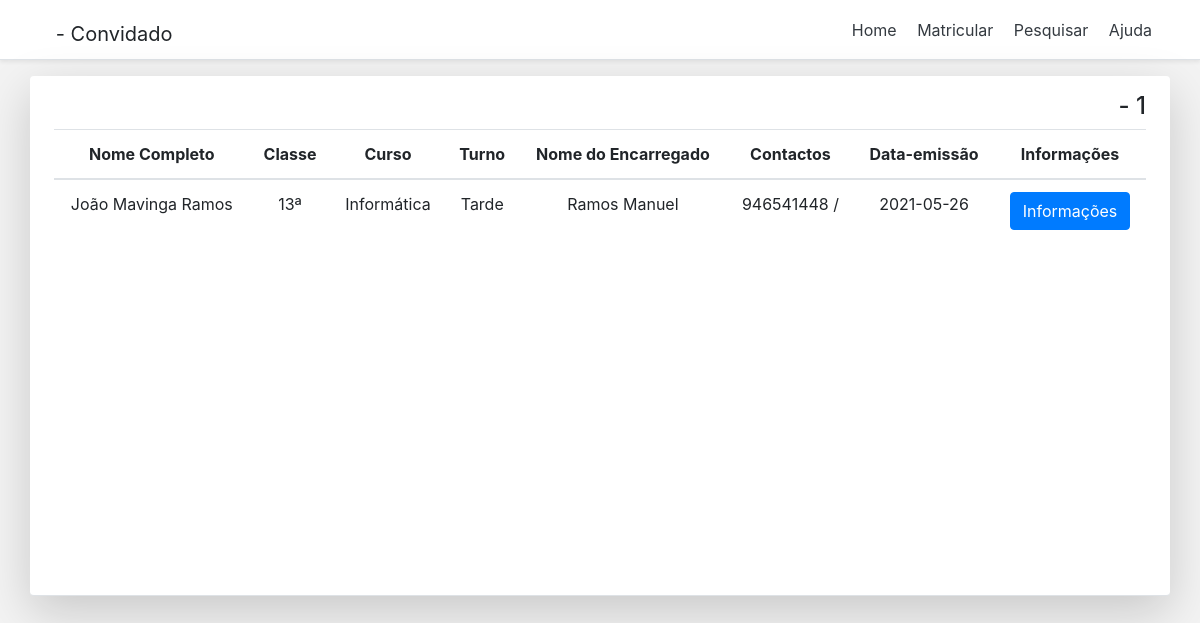
/paginas/lista_matricula.php (signed in), run on the app's committed database.
### tables this page shows
CREATE TABLE IF NOT EXISTS `matricula` (
  `id_matricula` int(11) NOT NULL AUTO_INCREMENT,
  `nome` varchar(50) NOT NULL,
  `data` date NOT NULL,
  `bi` varchar(50) NOT NULL,
  `fk_provincia` int(11) NOT NULL,
  `fk_sexo` int(11) NOT NULL,
  `fk_encarregado` int(11) NOT NULL,
  `fk_contacto` int(11) NOT NULL,
  `fk_morada` int(11) NOT NULL,
  `fk_classe` int(11) NOT NULL,
  `fk_curso` int(11) NOT NULL,
  `fk_turno` int(11) NOT NULL,
  `fk_repitent` int(11) NOT NULL,
  `fk_foto` int(11) NOT NULL,
  `fk_cert` int(11) NOT NULL,
  `criado` date DEFAULT NULL,
  PRIMARY KEY (`id_matricula`),
  KEY `fk_provincia` (`fk_provincia`),
  KEY `fk_sexo` (`fk_sexo`),
  KEY `fk_encarregado` (`fk_encarregado`),
  KEY `fk_contacto` (`fk_contacto`),
  KEY `fk_morada` (`fk_morada`),
  KEY `fk_classe` (`fk_classe`),
  KEY `fk_curso` (`fk_curso`),
  KEY `fk_turno` (`fk_turno`),
  KEY `fk_repitent` (`fk_repitent`),
  KEY `fk_foto` (`fk_foto`),
  KEY `fk_cert` (`fk_cert`)
);

CREATE TABLE IF NOT EXISTS `classe` (
  `id_classe` int(11) NOT NULL AUTO_INCREMENT,
  `classe` varchar(50) NOT NULL,
  PRIMARY KEY (`id_classe`)
);

CREATE TABLE IF NOT EXISTS `curso` (
  `id_curso` int(11) NOT NULL AUTO_INCREMENT,
  `curso` varchar(50) NOT NULL,
  PRIMARY KEY (`id_curso`)
);

CREATE TABLE IF NOT EXISTS `turno` (
  `id_turno` int(11) NOT NULL AUTO_INCREMENT,
  `turno` varchar(50) NOT NULL,
  PRIMARY KEY (`id_turno`)
);

CREATE TABLE IF NOT EXISTS `encarregado` (
  `id_encarregado` int(11) NOT NULL AUTO_INCREMENT,
  `pai` varchar(50) NOT NULL,
  `mae` varchar(50) NOT NULL,
  `encarregado` varchar(50) NOT NULL,
  PRIMARY KEY (`id_encarregado`)
);

CREATE TABLE IF NOT EXISTS `contacto` (
  `id_contacto` int(11) NOT NULL AUTO_INCREMENT,
  `contacto` varchar(9) NOT NULL,
  `outro` varchar(9) DEFAULT NULL,
  PRIMARY KEY (`id_contacto`)
);

### paginas/lista_matricula.php (the view, shortened to what this page needs)
<?php
include('../php/conexao.php');
?>
<!doctype html>
<html lang="">
  <head>
    <link href="../assets/bootstrap/css/bootstrap.min.css" rel="stylesheet">
    <link href="../assets/fontawesome/all.min.css" rel="stylesheet">
    <link href="pricing.css" rel="stylesheet">
  </head>
  <body>
    <div class="menu d-flex flex-column flex-md-row align-items-center p-3 px-md-4 mb-3 bg-white border-bottom shadow-sm">
      <h5 class="my-0 mr-md-auto font-weight-normal">
        <i class=" user fas fa-user-tie"></i> - <?php echo $_SESSION['usuario']; ?>
      </h5>
      <nav class="my-2 my-md-0 mr-md-3">
        <a class="p-2 text-dark" href="home.php">Home</a>
        <a class="p-2 text-dark" href="add_matricula.php">Matricular</a>
        <a class="p-2 text-dark" href="pesquisar_matricula.php">Pesquisar</a>
        <a class="p-2 text-dark" data-toggle="modal" data-target="#exampleModal">Ajuda</a>
      </nav>
    </div>
    <div class="area p-3 px-md-4 mb-3 bg-white border-bottom shadow-lg p3 md-5 rounded">
      <div align="right">
        <?php
          $total= mysqli_query($conexao, "SELECT COUNT(*) AS count FROM matricula");
          while($mostra= mysqli_fetch_array($total)){
        ?>
        <h4><i class="fa fa-users"></i> - <?php echo $mostra['count']; ?></h4><?php }?>
      </div>
      <div id="descer">
        <div class="text-center table-responsive">
          <table class="table table-hover">
            <thead>
              <th>Nome Completo</th>
              <th>Classe</th>
              <th>Curso</th>
              <th>Turno</th>
              <th>Nome do Encarregado</th>
              <th>Contactos</th>
              <th>Data-emissão</th>
              <th>Informações</th>
            </thead>
            <?php
              $lista_matricula = mysqli_query($conexao,"SELECT * FROM matricula JOIN classe ON matricula.fk_classe = classe.id_classe JOIN curso ON matricula.fk_curso=curso.id_curso JOIN turno ON matricula.fk_turno=turno.id_turno JOIN encarregado ON matricula.fk_encarregado=encarregado.id_encarregado JOIN contacto ON matricula.fk_contacto=contacto.id_contacto");
              while($resultado = mysqli_fetch_array($lista_matricula)){
                $nome = $resultado['nome'];
                $fk_classe = $resultado['classe'];
                $fk_curso = $resultado['curso'];
                $fk_turno = $resultado['turno'];
                $encarregado = $resultado['encarregado'];
                $contacto = $resultado['contacto'];
                $outro = $resultado['outro'];
                $criado = $resultado['criado'];
            ?>
            <tbody>
              <tr>
                <td class="cor"><?php echo $nome?></td>
                <td class="cor"><?php echo $fk_classe?></td>
                <td class="cor"><?php echo $fk_curso?></td>
                <td class="cor"><?php echo $fk_turno?></td>
                <td class="cor"><?php echo $encarregado?></td>
                <td class="cor"><?php echo $contacto?> / <?php echo $outro?></td>
                <td class="cor"><?php echo $criado?></td>
                <td>
                <?php echo "<a href='../recibos/matricula.php?&id=".$resultado['id_matricula']."' class='btn btn-primary'>Informações</a>";?>
                </td>
              </tr>
            </tbody>
            <?php
              }
            ?>
          </table>
      </div>
    </div>
  </div>
</body>
</html>

### paginas/pricing.css (style rules this page uses)
html { font-size: 14px; }
@media (min-width: 768px) { html { font-size: 16px; } }
.menu { height: 60px; }
a { text-decoration: none; }

### paginas/lista_matricula.php (style rules this page uses)
body { background: #f3f3f3; }
.user { font-size: 2.1rem; }
#descer { overflow: scroll;height: 450px; }
.area { width: 95%;margin: auto;border-radius: 10px; }
.btn { color: #fff; }

### data on the page
matricula: nome "João Mavinga Ramos", fk_classe.classe "13ª", fk_curso.curso "Informática", fk_turno.turno "Tarde", fk_encarregado.encarregado "Ramos Manuel", fk_contacto.contacto "946541448", criado "2021-05-26"

### other printed values
$_SESSION['usuario'] "Convidado"
$mostra['count'] "1"
